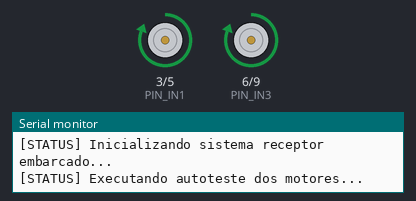
The sketch below on a simulated Arduino Uno, built with avr-gcc and run on an emulated ATmega328P. Parts: motor-driver pin pairs drawn as motors (green arrow = first pin HIGH = forward, orange = second pin HIGH = backward, longer = more drive), the last lines printed to the serial monitor. No radio packets arrive unless stated.

Above: at 0.1 s.
At 1.1 s:
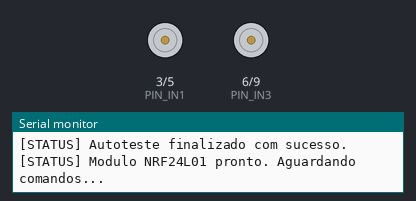
Timing chart, 0 to 2.6 s (numbered marks = the images above):
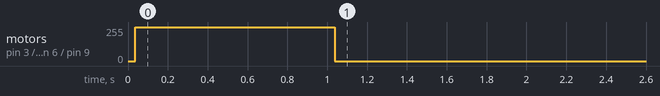

The sketch:

carrinho_receptor.ino
```cpp
/**
 * ============================================================================
 * Projeto: Carrinho de Controle Remoto via Rádio 2.4GHz
 * Arquivo: carrinho_receptor.ino
 * Descrição: Firmware do nó receptor embarcado no veículo. Recebe comandos
 *            via rádio NRF24L01 e comanda a ponte H L298N para tração diferencial.
 * ============================================================================
 */

#include <SPI.h>
#include <nRF24L01.h>
#include <RF24.h>

/* ============================================================================
 * MAPEAMENTO DE PINOS - NRF24L01 (Interface SPI)
 * ============================================================================
 * VCC  -> 3.3V do Arduino (ATENÇÃO: Não conectar aos 5V)
 * GND  -> GND do Arduino (comum com bateria e L298N)
 * CE   -> D7
 * CSN  -> D8
 * SCK  -> D13
 * MOSI -> D11
 * MISO -> D12
 */
const uint8_t PINO_CE  = 7;
const uint8_t PINO_CSN = 8;
RF24 radio(PINO_CE, PINO_CSN);

// Endereço de comunicação do pipe RF (deve ser idêntico ao do transmissor)
const byte ENDERECO_PIPE[6] = "00001";

/* ============================================================================
 * MAPEAMENTO DE PINOS - PONTE H L298N (Controle de Direção dos Motores)
 * ============================================================================
 * IN1  -> D3 (Motor Esquerdo - Sentido Horário / Frente)
 * IN2  -> D5 (Motor Esquerdo - Sentido Anti-horário / Ré)
 * IN3  -> D6 (Motor Direito  - Sentido Horário / Frente)
 * IN4  -> D9 (Motor Direito  - Sentido Anti-horário / Ré)
 * ENA  -> Jumper ativo (5V fixo para velocidade plena)
 * ENB  -> Jumper ativo (5V fixo para velocidade plena)
 */
const uint8_t PIN_IN1 = 3;
const uint8_t PIN_IN2 = 5;
const uint8_t PIN_IN3 = 6;
const uint8_t PIN_IN4 = 9;

/**
 * @brief Interrompe imediatamente o acionamento de todos os motores.
 */
void pararMotores() {
  digitalWrite(PIN_IN1, LOW);
  digitalWrite(PIN_IN2, LOW);
  digitalWrite(PIN_IN3, LOW);
  digitalWrite(PIN_IN4, LOW);
}

/**
 * @brief Aciona ambos os motores para avanço frontal.
 */
void moverFrente() {
  digitalWrite(PIN_IN1, HIGH);
  digitalWrite(PIN_IN2, LOW);
  digitalWrite(PIN_IN3, HIGH);
  digitalWrite(PIN_IN4, LOW);
}

/**
 * @brief Aciona ambos os motores para deslocamento em marcha à ré.
 */
void moverRe() {
  digitalWrite(PIN_IN1, LOW);
  digitalWrite(PIN_IN2, HIGH);
  digitalWrite(PIN_IN3, LOW);
  digitalWrite(PIN_IN4, HIGH);
}

/**
 * @brief Executa giro à esquerda com tração diferencial.
 */
void virarEsquerda() {
  digitalWrite(PIN_IN1, LOW);
  digitalWrite(PIN_IN2, LOW);
  digitalWrite(PIN_IN3, HIGH);
  digitalWrite(PIN_IN4, LOW);
}

/**
 * @brief Executa giro à direita com tração diferencial.
 */
void virarDireita() {
  digitalWrite(PIN_IN1, HIGH);
  digitalWrite(PIN_IN2, LOW);
  digitalWrite(PIN_IN3, LOW);
  digitalWrite(PIN_IN4, LOW);
}

void setup() {
  Serial.begin(9600);
  Serial.println(F("[STATUS] Inicializando sistema receptor embarcado..."));

  // Configuração dos pinos de acionamento dos motores
  pinMode(PIN_IN1, OUTPUT);
  pinMode(PIN_IN2, OUTPUT);
  pinMode(PIN_IN3, OUTPUT);
  pinMode(PIN_IN4, OUTPUT);
  pararMotores();

  // Autoteste preventivo dos atuadores (1 segundo)
  Serial.println(F("[STATUS] Executando autoteste dos motores..."));
  moverFrente();
  delay(1000);
  pararMotores();
  Serial.println(F("[STATUS] Autoteste finalizado com sucesso."));

  // Inicialização do módulo de radiofrequência NRF24L01
  if (!radio.begin()) {
    Serial.println(F("[ERRO] Falha ao comunicar com o modulo NRF24L01. Verifique conexoes e alimentacao."));
    while (true) {
      // Bloqueio de segurança em caso de falha de hardware
    }
  }

  radio.openReadingPipe(0, ENDERECO_PIPE);
  radio.setPALevel(RF24_PA_LOW);
  radio.startListening();

  Serial.println(F("[STATUS] Modulo NRF24L01 pronto. Aguardando comandos..."));
}

void loop() {
  if (radio.available()) {
    char comando = ' ';
    radio.read(&comando, sizeof(comando));

    switch (comando) {
      case 'W': // Frente
        moverFrente();
        break;

      case 'S': // Ré
        moverRe();
        break;

      case 'A': // Esquerda
        virarEsquerda();
        break;

      case 'D': // Direita
        virarDireita();
        break;

      case 'X': // Parar
        pararMotores();
        break;

      default:
        // Ignora caracteres não mapeados
        break;
    }
  }
}
```
